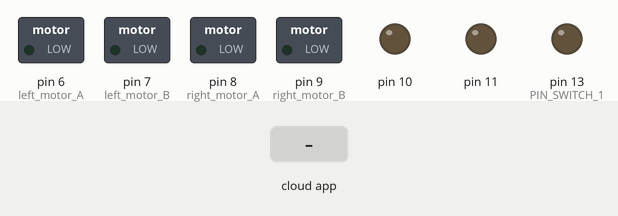
The sketch below on a simulated Arduino Uno, built with avr-gcc and run on an emulated ATmega328P. On the bench: switched loads named in the sketch (green lamp = pin HIGH), output pins drawn as LEDs (lit = HIGH). The test bench sets the inputs (shaded band). The RemoteXY app is connected.

Above: at 1.2 s.
1.3 s: the phone or cloud app sets switch_1 to 1
At 2.4 s:
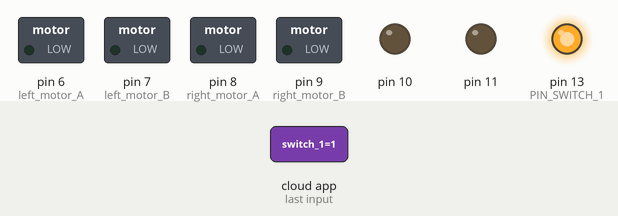
2.8 s: the phone or cloud app sets joystick_1_x to 1
At 3.5 s:
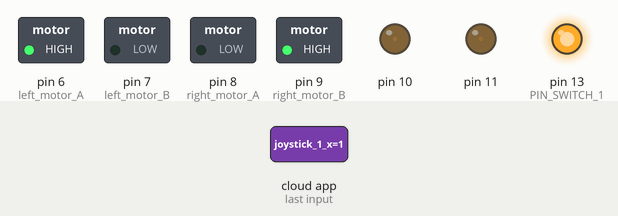
4.3 s: the phone or cloud app sets joystick_1_y to 1
At 4.7 s:
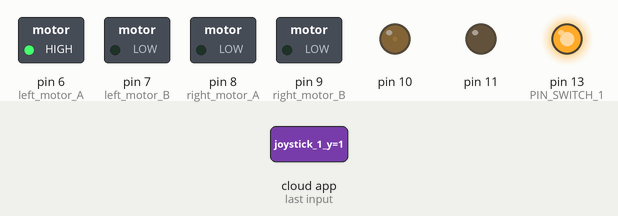
5.8 s: the phone or cloud app sets switch_1 to 0
At 7.0 s:
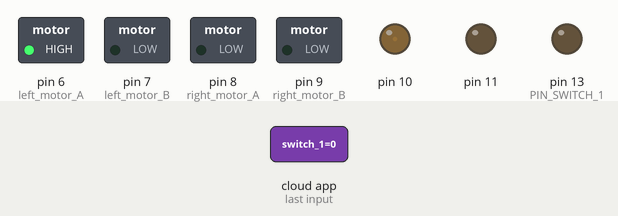
7.3 s: the phone or cloud app sets joystick_1_x to 0
At 8.1 s:
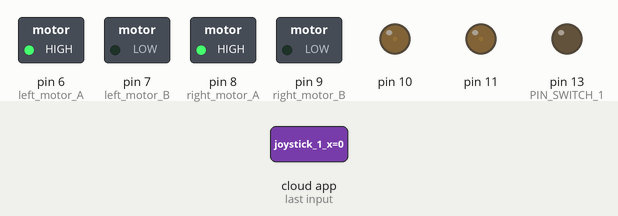
8.8 s: the phone or cloud app sets switch_1 to 1
At 9.3 s:
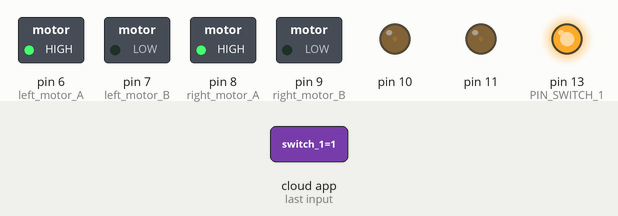
Timing chart, 0 to 11.3 s (numbered marks = the images above; inputs shaded):
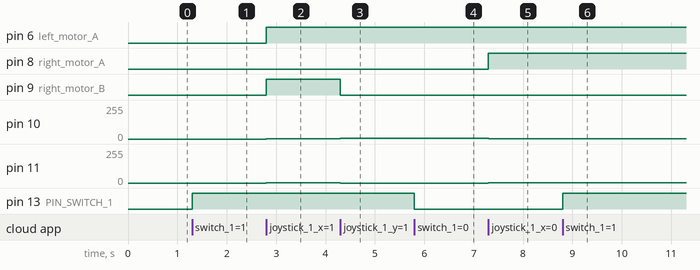

Measured:
- after the input at 1.3 s, pin 13 (PIN_SWITCH_1): LOW → HIGH at once
- after the input at 2.8 s, pin 6 (left_motor_A), pin 9 (right_motor_B): LOW → HIGH at once; pin 10, pin 11: 0/255 → 2/255 at once
- after the input at 4.3 s, pin 9 (right_motor_B): HIGH → LOW at once; pin 10: 2/255 → 5/255 at once; pin 11: 2/255 → 0/255 at once
- after the input at 5.8 s, pin 13 (PIN_SWITCH_1): HIGH → LOW at once
- after the input at 7.3 s, pin 8 (right_motor_A): LOW → HIGH at once; pin 10: 5/255 → 2/255 at once; pin 11: 0/255 → 2/255 at once
- after the input at 8.8 s, pin 13 (PIN_SWITCH_1): LOW → HIGH at once

The sketch:

BluetoothCar.ino
```cpp
#define REMOTEXY_MODE__SOFTSERIAL
#include <SoftwareSerial.h>
#include <RemoteXY.h>

#define REMOTEXY_SERIAL_RX 2
#define REMOTEXY_SERIAL_TX 3
#define REMOTEXY_SERIAL_SPEED 9600

#pragma pack(push, 1)

uint8_t RemoteXY_CONF[] =
  { 3,0,24,0,6,5,0,2,0,3
  ,3,18,7,2,79,78,0,79,70,70
  ,0,5,16,42,10,40,40,2 };

struct {
  uint8_t switch_1;
  int8_t joystick_1_x;
  int8_t joystick_1_y;
  uint8_t connect_flag;
}
RemoteXY;
#pragma pack(pop)

#define PIN_SWITCH_1 13
#define right_motor_A 8
#define right_motor_B 9
#define right_motor_speed 11
#define left_motor_A 6
#define left_motor_B 7
#define left_motor_speed 10

uint8_t RightMotor[3] = {right_motor_A, right_motor_B, right_motor_speed};
uint8_t LeftMotor[3] = {left_motor_A, left_motor_B, left_motor_speed};

void Wheel (uint8_t * motor, int v)
{
  if (v > 100) v=100;
  if (v < -100) v=-100;
  if (v > 0){

    digitalWrite (motor [0], HIGH);
    digitalWrite (motor [1], LOW);
    analogWrite (motor [2], v * 2.55);
  }
  else if ( v<0 ){
    digitalWrite (motor [0], LOW);
    digitalWrite (motor [1], HIGH);
    analogWrite (motor [2], (-v) * 2.55);
  }
  else{
    digitalWrite (motor [0], LOW);
    digitalWrite (motor [1], LOW);
    analogWrite (motor [2], 0);
  }
}

void setup()
{
  RemoteXY_Init ();

  pinMode (PIN_SWITCH_1, OUTPUT);
  pinMode (right_motor_A, OUTPUT);
  pinMode (right_motor_B, OUTPUT);
  pinMode (left_motor_A, OUTPUT);
  pinMode (left_motor_B, OUTPUT);
}

void loop()
{
  RemoteXY_Handler ();

  digitalWrite(PIN_SWITCH_1, (RemoteXY.switch_1==0)?LOW:HIGH);

  Wheel (RightMotor, RemoteXY.joystick_1_y - RemoteXY.joystick_1_x);
  Wheel (LeftMotor, RemoteXY.joystick_1_y + RemoteXY.joystick_1_x);
}
```
